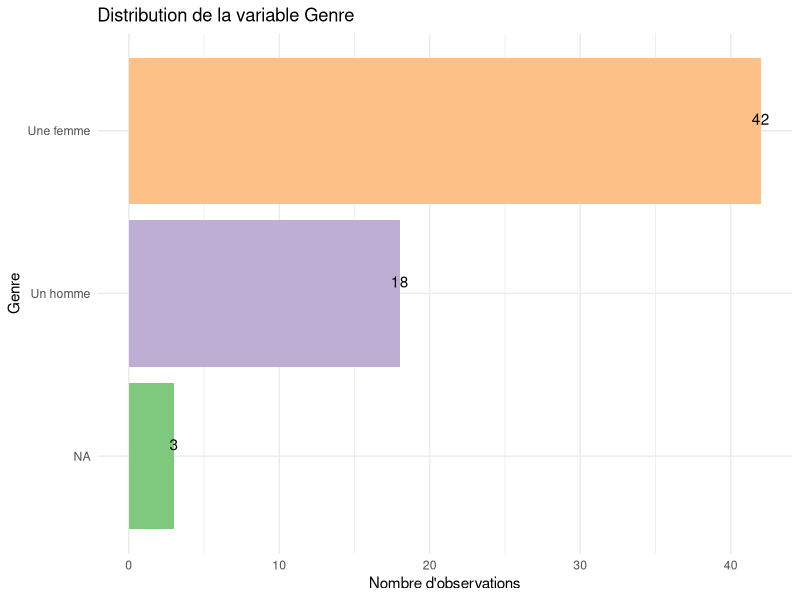
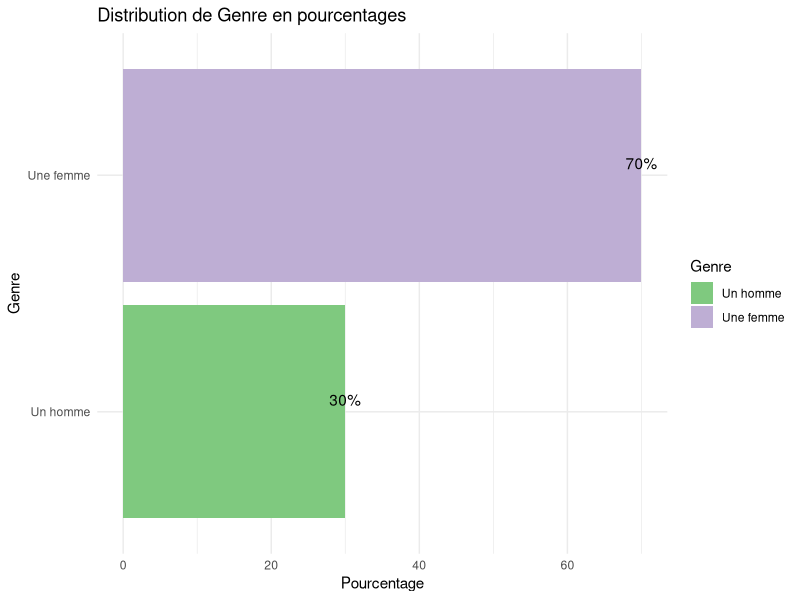
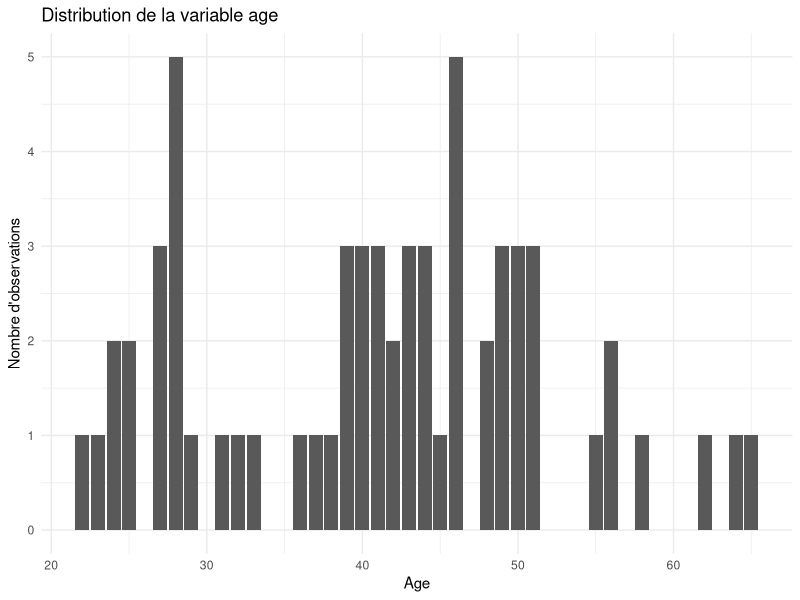
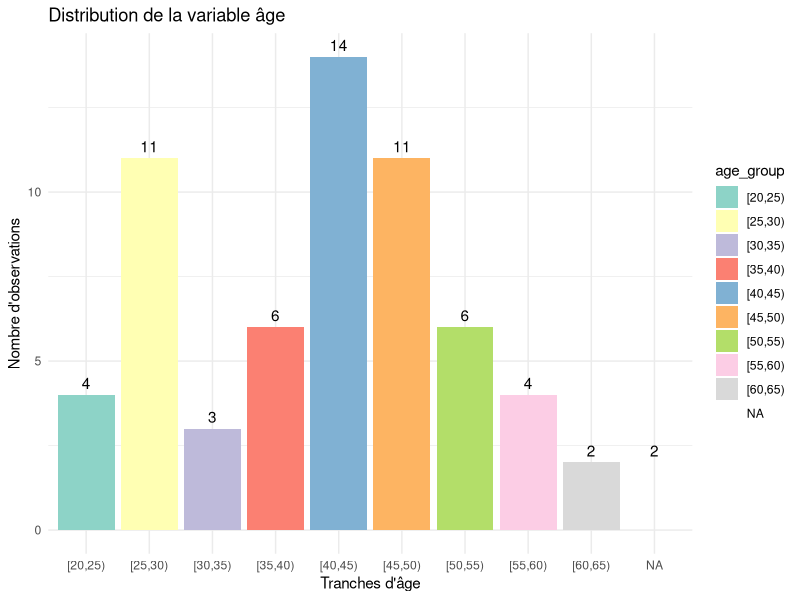
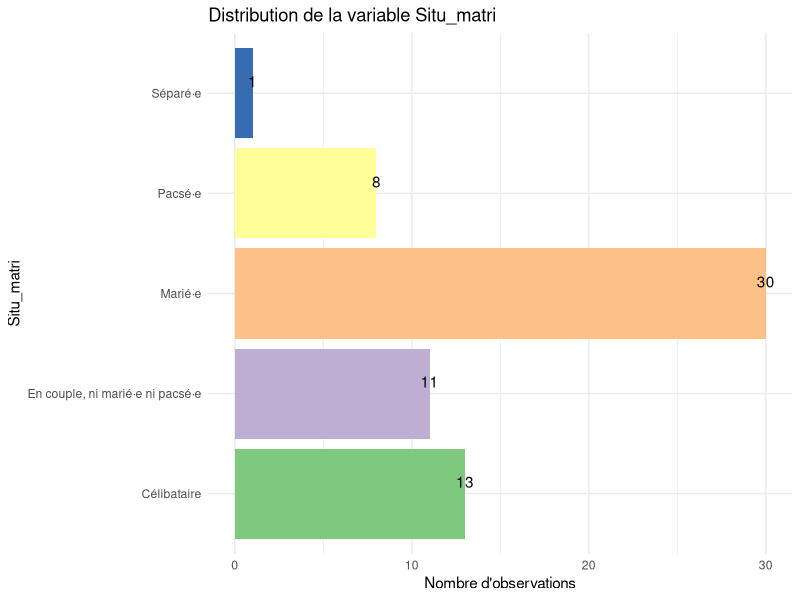
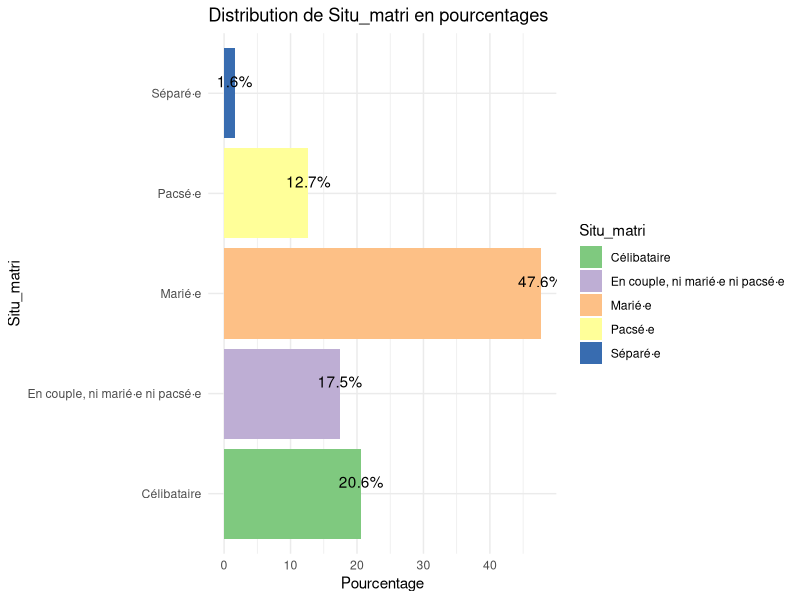
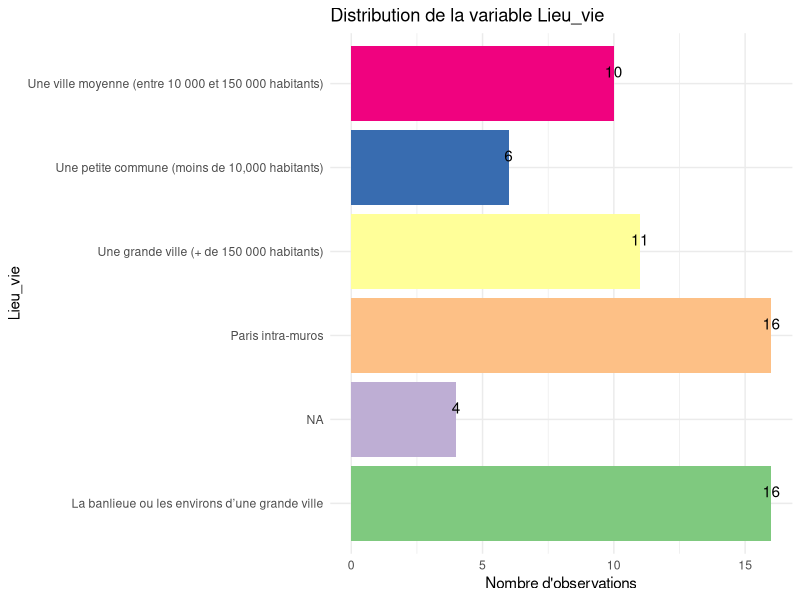
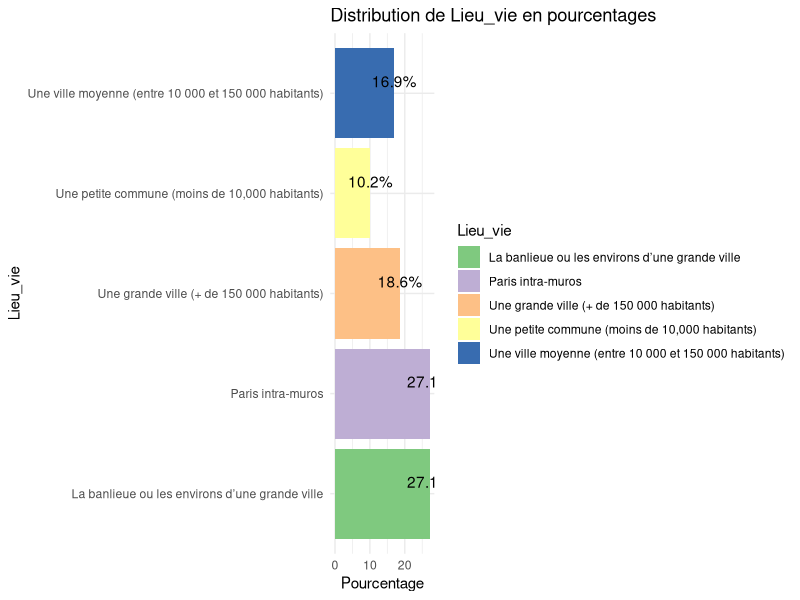

Here is the R script that generated these plots, in order: (Note: this script raises an error after producing the figures.)
setwd("PROVIRCAP")
library(dplyr)
library(ggplot2)

data <- read.csv("data_assoquest_recoded_fmt.csv")


data_eth <- data %>%
  filter(Dep_rse3_7=='Oui')%>%
  select(-Dep_rse3_2, -Dep_rse3_3, -Dep_rse3_4, -Dep_rse3_5, -Dep_rse3_6, -Dep_rse3_1)%>%
  rename(mission = Dep_rse3_7)%>%
  mutate(mission = case_when(
    mission =='Oui'~'éthique et conformité',
    TRUE ~ mission))
print(data_eth$mission[1:20])




#Afficher combien il y a d'observations
nombre_observations <- nrow(data_eth)
print(nombre_observations)
#il y a 63 observations au total
#(63 personnes qui ont déclaré traiter de cette thématique dans leur mission)



create_bar_plot <- function(data, variable, file_name) {
  data <- data %>%
    mutate(!!variable := ifelse(is.na(!!sym(variable)), "NA", !!sym(variable)))
  
  p <- ggplot(data, aes_string(x = variable, fill = variable)) +
    geom_bar() +
    labs(title = paste("Distribution de la variable", variable),
         x = variable,
         y = "Nombre d'observations") +
    scale_fill_brewer(palette = "Accent") +
    theme_minimal() +
    geom_text(stat = "count", aes_string(label = "..count.."), vjust = -0.5)+
    theme(legend.position = "none")+
    coord_flip()
  
  print(p)
  ggsave(filename = file_name, plot = p, width = 8, height = 6)
}



create_percentage_bar_plot <- function(data, variable, file_name) {
  filtered_data <- data %>%
    filter(!!sym(variable) != "NA") %>%
    group_by(!!sym(variable)) %>%
    summarise(count = n()) %>%
    mutate(percentage = count / sum(count) * 100)
  
  p <- ggplot(filtered_data, aes_string(x = variable, y = "percentage", fill = variable)) +
    geom_bar(stat = "identity") +
    geom_text(aes_string(label = "paste0(round(percentage, 1), '%')"), 
              vjust = -0.5) +
    labs(title = paste("Distribution de", variable, "en pourcentages"),
         x = variable,
         y = "Pourcentage") +
    scale_fill_brewer(palette = "Accent") +
    theme_minimal()+
    coord_flip()
  print(p)
  ggsave(filename = file_name, plot = p, width = 8, height = 6)
}





# Genre
create_bar_plot(data_eth, "Genre", "genre_eth.png")
create_percentage_bar_plot(data_eth, "Genre", "genre_eth_pourcentage.png")

# Variable d'âge
p<-ggplot(data_eth, aes(x = age, fill=age)) +
  geom_bar() +
  labs(title = "Distribution de la variable age",
       x = "Age",
       y = "Nombre d'observations") +
  scale_fill_brewer(palette = "Accent")+
  theme_minimal()
print(p)
ggsave(filename = "age_eth.png", plot = p, width = 8, height = 6)

# Âge mais version tranches
data_eth$age_group <- cut(data_eth$age, breaks = seq(0, max(data_eth$age, na.rm = TRUE), by = 5), right = FALSE)

p <- ggplot(data_eth, aes(x = age_group, fill = age_group)) +
  geom_bar() +
  labs(title = "Distribution de la variable âge",
       x = "Tranches d'âge",
       y = "Nombre d'observations") +
  scale_fill_brewer(palette = "Set3") +
  theme_minimal() +
  geom_text(stat = "count", aes(label = ..count..), vjust = -0.5)

print(p)
ggsave(filename = "age_eth_tranches.png", plot = p, width = 8, height = 6)

#Situation matrimoniale
create_bar_plot(data_eth, "Situ_matri", "situ_matri_eth.png")
create_percentage_bar_plot(data_eth, "Situ_matri", "situ_matri_eth_pourcentage.png")

#Lieu de vie 
create_bar_plot(data_eth, "Lieu_vie", "lieu_eth.png")
create_percentage_bar_plot(data_eth, "Lieu_vie", "lieu_eth_pourcentage.png")

#Diplome

data_eth <- data_eth %>%
  mutate(dipl_niv_short = case_when(
    Dipl_niv == "Un diplôme universitaire correspondant à au moins 4 années d’études supérieures après le baccalauréat (maîtris" ~ "Bac+4 ou plus",
    Dipl_niv == "Un diplôme universitaire correspondant à moins de 4 années d’études supérieures après le baccalauréat (par exem" ~ "jusqu'a Bac+4",
    Dipl_niv == "Le baccalauréat ou un certificat d’études ou un diplôme de l’enseignement secondaire autre que le baccalauréat (" ~ "Bac",
    TRUE ~ Dipl_niv  # Pour garder les autres valeurs inchangées
  ))

create_bar_plot(data_eth, "dipl_niv_short", "diplome_eth.png")
create_percentage_bar_plot(data_eth, "dipl_niv_short", "diplome_eth_pourcentage.png")


#Etablissement d'études sup
create_bar_plot(data_eth, "Type_etudsup", "etude_eth.png")
create_percentage_bar_plot(data_eth, "Type_etudsup", "etude_eth_pourcentage.png")

#Discipline du cursus

data_eth <- data_eth %>%
  mutate(Spe_etudsup= case_when(
    Spe_etudsup == "Sciences humaines et sociales (histoire, sociologie, philosophie, psychologie, sciences politiques, ...)" ~ "Sciences humaines et sociales",
    TRUE ~ Spe_etudsup
  ))

create_bar_plot(data_eth, "Spe_etudsup", "spe_eth.png")
create_percentage_bar_plot(data_eth, "Spe_etudsup", "spe_eth_pourcentage.png")

#Statut d'emploi
data_eth <- data_eth %>%
  mutate(Emp_cont_short = case_when(
    Emp_cont == "Statut d'indépendant·e (Auto-entrepreneur·se, portage salarial, société unipersonnelle...)" ~ "Indépendant.e",
    TRUE ~ Emp_cont  # Pour garder les autres valeurs inchangées
  ))

create_bar_plot(data_eth, "Emp_cont_short", "statut_eth.png")
create_percentage_bar_plot(data_eth, "Emp_cont_short", "statut_eth_pourcentage.png")

#Type de cadre
create_bar_plot(data_eth, "cadre_inout", "cadre_eth.png")
create_percentage_bar_plot(data_eth, "cadre_inout", "cadre_eth_pourcentage.png")



#Type d'emploi des consultant.es

df_filtered <- data_eth %>% 
  filter(Emp_cons == "Oui")

df_filtered <- df_filtered %>%
  mutate(emp_cont_grouped = ifelse(Emp_cont == "Statut d'indépendant·e (Auto-entrepreneur·se, portage salarial, société unipersonnelle...)", "freelance", 
                                   ifelse(Emp_cont %in% c("CDD", "CDI"), "CDD/CDI", NA)))

create_bar_plot(df_filtered, "emp_cont_grouped", "emploi_cons_eth.png")
create_percentage_bar_plot(df_filtered, "emp_cont_grouped", "emploi_cons_eth_pourcentage.png")



#Niveau hiérarchique
create_bar_plot(data_eth, "Emp_statut", "hiérarchie_eth.png")
create_percentage_bar_plot(data_eth, "Emp_statut", "hiérarchie_eth_pourcentage.png")

#Tableau descriptif de l'âge selon les différents postes
descriptives <- data_eth %>%
  group_by(Emp_statut) %>%
  summarise(
    mean_age = mean(age, na.rm = TRUE),
    min_age = min(age, na.rm = TRUE),
    max_age = max(age, na.rm = TRUE),
    sd_age = sd(age, na.rm = TRUE)
  )

print(descriptives)
write.table(descriptives, "tableau_inv.txt", sep = "\t", row.names = FALSE)


#Hiérarchie simplifiée
create_bar_plot(data_eth, "Emp_statut_rec2", "hiérarchie_s_eth.png")
create_percentage_bar_plot(data_eth, "Emp_statut_rec2", "hiérarchie_s_eth_pourcentage.png")


#Un escalator de verre?
gender_distribution <- data_eth %>%
  filter(!is.na(Emp_statut_rec3))%>%
  filter(!is.na(Genre)) %>%
  group_by(Emp_statut_rec3, Genre) %>%
  summarise(count = n()) %>%
  mutate(percentage = count / sum(count) * 100) %>%
  ungroup()

p<-ggplot(gender_distribution, aes(x = Emp_statut_rec3, y = percentage, fill = Genre)) +
  geom_bar(stat = "identity", position = "stack") +
  geom_text(aes(label = paste0(round(percentage), "%")), position = position_stack(vjust = 0.5)) +
  labs(title = "Répartition du Genre par Statut d'Emploi",
       x = "Statut d'Emploi",
       y = "Pourcentage",
       fill = "Genre") +
  theme_minimal()

print(p)
ggsave(filename = "répartition_hf_eth.png", plot = p, width = 8, height = 6)


#Type d'organisation employeuse
create_bar_plot(data_eth, "Org_type", "org_eth.png")
create_percentage_bar_plot(data_eth, "Org_type", "org_eth_pourcentage.png")

# Niveau hiérarchique hors consultant.es

filtered_data <- data_eth %>%
  filter(Emp_cons == "Non") 
create_bar_plot(filtered_data, "Emp_statut", "hiérarchie2_eth.png")
create_percentage_bar_plot(filtered_data, "Emp_statut", "hiérarchie2_eth_pourcentage.png")

#Niveau hiérarchique consultant.es
filtered_data <- data_eth %>%
  filter(Emp_cons == "Oui") 
create_bar_plot(filtered_data, "Emp_statut", "hiérarchie2_cons_eth.png")
create_percentage_bar_plot(filtered_data, "Emp_statut", "hiérarchie2_cons_eth_pourcentage.png")

#Année du premier CDD ou CDI de la carrière
p<-ggplot(data_eth, aes(x = Prem_contrat_annee)) +
  geom_bar() +
  labs(title = "Année du premier CDD ou CDI de la carrière",
       x = "année",
       y = "Nombre d'observations") +
  theme_minimal()

print(p)
ggsave(filename = "premier_emploi_eth.png", plot = p, width = 8, height = 6)

#version tranches

data_eth$age_group <- cut(data_eth$Prem_contrat_annee, breaks = seq(0, max(data_eth$Prem_contrat_annee, na.rm = TRUE), by = 5), right = FALSE)

p <- ggplot(data_eth, aes(x = age_group, fill = age_group)) +
  geom_bar() +
  labs(title = "Premier CDD ou CDI",
       x = "Tranches d'années",
       y = "Nombre d'observations") +
  scale_fill_brewer(palette = "Set3") +
  theme_minimal() +
  geom_text(stat = "count", aes(label = ..count..), vjust = -0.5)+
  coord_flip()

print(p)
ggsave(filename = "prem_emploi_eth_tranches.png", plot = p, width = 8, height = 6)




#Année du premier poste en RSE
p<- ggplot(data_eth, aes(x = Prem_rse_annee_rec)) +
  geom_bar() +
  labs(title = "Année du premier poste en RSE",
       x = "année",
       y = "Nombre d'observations") +
  theme_minimal()

print(p)
ggsave(filename = "premier_rse_eth.png", plot = p, width = 8, height = 6)

#Temps consacré à la rse
create_bar_plot(data_eth, "Rse_tps_rec", "temps_rse_eth.png")

#Emp sec
create_bar_plot(data_eth, "Emp_sec", "secteur_eth.png")

#Temps plein
create_bar_plot(data_eth, "Trav_tps", "temps_plein_eth.png")

#Multinationale
create_bar_plot(data_eth, "Org_multi", "multinationale_eth.png")

#Salariés français
create_bar_plot(data_eth, "Org_N", "salaries_fr_eth.png")

#Salariés international
create_bar_plot(data_eth, "Org_N_int", "salaries_int_eth.png")

#Secteur d'activité
library(forcats)
install.packages("viridis")
library(viridis)


# Filtrage et calcul des pourcentages
filtered_data <- data_eth %>%
  filter(!is.na(Org_sec)) %>%
  group_by(Org_sec) %>%
  summarise(count = n()) %>%
  mutate(percentage = count / sum(count) * 100) %>%
  arrange(desc(percentage)) # Tri décroissant par pourcentage

# Réordonner les facteurs selon le pourcentage
filtered_data <- filtered_data %>%
  mutate(Org_sec = fct_reorder(Org_sec, percentage, .desc = TRUE))

# Création du diagramme en bâtons
p <- ggplot(filtered_data, aes(x = Org_sec, y = percentage, fill = Org_sec)) +
  geom_bar(stat = "identity") +
  geom_text(aes(label = paste0(round(percentage, 1), "%")), vjust = -0.5) + # Ajuste la position verticale des étiquettes
  scale_fill_viridis(discrete = TRUE, option = "D") +
  theme(axis.text.x = element_blank()) +
  theme(legend.position = "right") +
  labs(x = NULL, y = "Pourcentage", title = "Secteur d'activité")

# Affichage du graphique
print(p)
ggsave(filename = "activ_sec_eth.png", plot = p, width = 8, height = 6)

#Département RSE?
create_bar_plot(data_eth, "Dep_rse", "dep_rse_eth.png")

#Niveau du département RSE
data_eth <- data_eth %>%
  mutate(Dep_rse_multi = case_when(
    Dep_rse_multi == "d'un·e département/équipe au niveau international/corporate" ~ "niveau international/corporate",
    Dep_rse_multi == "d'un·e département/équipe au niveau international/corporate et d'un·e autre au niveau France" ~ "niveau international/corporate et niveau France",
    Dep_rse_multi == "d'un·e département/équipe au niveau France" ~ "niveau France",
    TRUE ~ Dep_rse_multi  # Pour garder les autres valeurs inchangées
  ))

create_bar_plot(data_eth, "Dep_rse_multi", "dep_rse_niv_eth.png")

#Terme RSE
create_bar_plot(data_eth, "Rse_mot", "mot_rse_eth.png")

#Lois RSE
create_bar_plot(data_eth, "Rse_lois", "lois_eth.png")

#Vocation
create_bar_plot(data_eth, "Rse_vocation_rec", "vocation_eth.png")

#Critiques ONG
create_bar_plot(data_eth, "Rse_ong_milit_rec", "critiques_eth.png")

#Position politique 
create_bar_plot(data_eth, "Pol_pos_SQ001", "politique_eth.png")







